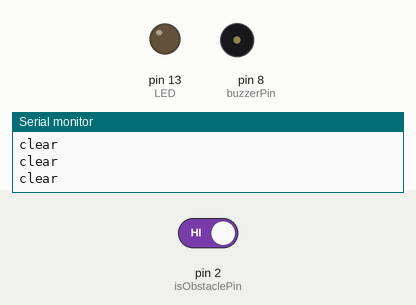
Simulated run of this sketch. Board: Arduino Uno, built with avr-gcc and run on an emulated ATmega328P. Shown: output pins drawn as LEDs (lit = HIGH), buzzer (waves = sounding), the last lines printed to the serial monitor. The inputs (shaded band) are chosen by the test bench; at power-on: pin 2 (isObstaclePin) HIGH.

Above: at 1.2 s.
1.3 s: pin 2 (isObstaclePin) driven LOW
At 1.45 s:
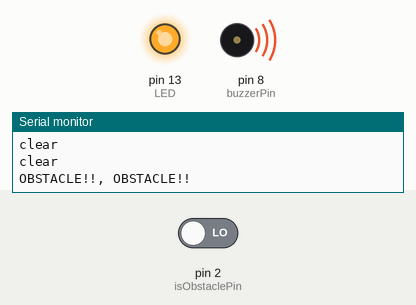
Timing chart, 0 to 10.3 s (numbered marks = the images above; inputs shaded):
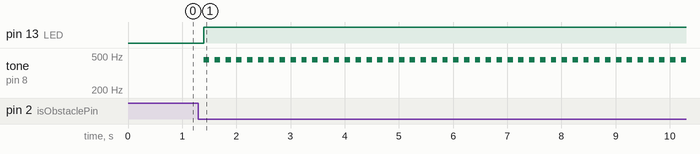

The sketch:

object_avoidance.ino
```cpp
int LED = 13; // Use the onboard Uno LED
int isObstaclePin = 2;  // This is our input pin
int isObstacle = HIGH;  // HIGH MEANS NO OBSTACLE
const int buzzerPin = 8;//the buzzer pin attach to
int fre;//set the variable to store the frequence value

void setup() {
  pinMode(LED, OUTPUT);
  pinMode(isObstaclePin, INPUT);
  Serial.begin(9600);
  pinMode(buzzerPin,OUTPUT);
}

void loop() {
  isObstacle = digitalRead(isObstaclePin);
  if (isObstacle == LOW)
  {
    Serial.println("OBSTACLE!!, OBSTACLE!!");
    digitalWrite(LED, HIGH);
    tone(8, 450, 100);
  }
  else
  {
    Serial.println("clear");
    digitalWrite(LED, LOW);
  }
  delay(200);
}
```

Measured:
- after the input at 1.3 s, pin 13 (LED): LOW → HIGH after 0.10 s; tone on pin 8 (buzzerPin): alternates 450 Hz for 0.10 s and silent for 0.10 s, starting after 0.10 s
